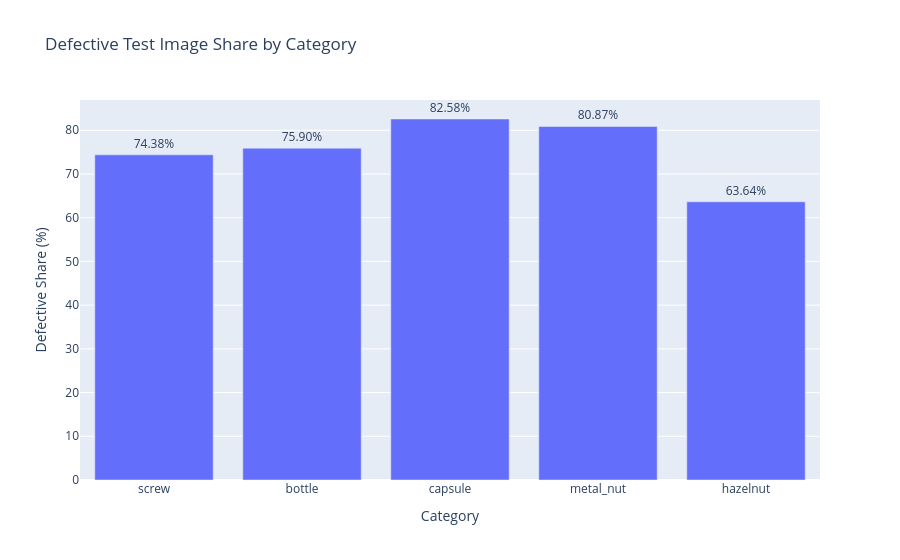

Write notebook code for a chart like this one.
### Markdown cell above
## Plotly — Defective Category Share

### Code cell
if defective_share_df.empty:
    print("No defective-share data available for plotting.")
else:
    fig = px.bar(
        defective_share_df,
        x="Category",
        y="Defective Share (%)",
        text="Defective Share (%)",
        title="Defective Test Image Share by Category",
    )

    fig.update_traces(
        texttemplate="%{text:.2f}%",
        textposition="outside",
    )

    fig.update_layout(
        xaxis_title="Category",
        yaxis_title="Defective Share (%)",
    )

    save_plotly_figure(
        fig,
        "Defective Test Image Share by Category",
    )
    fig.show()

### Figure 1 — Plotly figure (JSON) as saved in the notebook; plotly's stock layout.template omitted (floating-point values rounded to 4 significant figures)
{"data": [{"hovertemplate": "Category=%{x}<br>Defective Share (%)=%{text}<extra></extra>", "legendgroup": "", "marker": {"color": "#636efa", "pattern": {"shape": ""}}, "name": "", "orientation": "v", "showlegend": false, "text": [74.38, 75.9, 82.58, 80.87, 63.64], "textposition": "outside", "texttemplate": "%{text:.2f}%", "type": "bar", "x": ["screw", "bottle", "capsule", "metal_nut", "hazelnut"], "xaxis": "x", "y": [74.38, 75.9, 82.58, 80.87, 63.64], "yaxis": "y"}], "layout": {"barmode": "relative", "legend": {"tracegroupgap": 0}, "title": {"text": "Defective Test Image Share by Category"}, "xaxis": {"anchor": "y", "domain": [0, 1], "title": {"text": "Category"}}, "yaxis": {"anchor": "x", "domain": [0, 1], "title": {"text": "Defective Share (%)"}}}}
